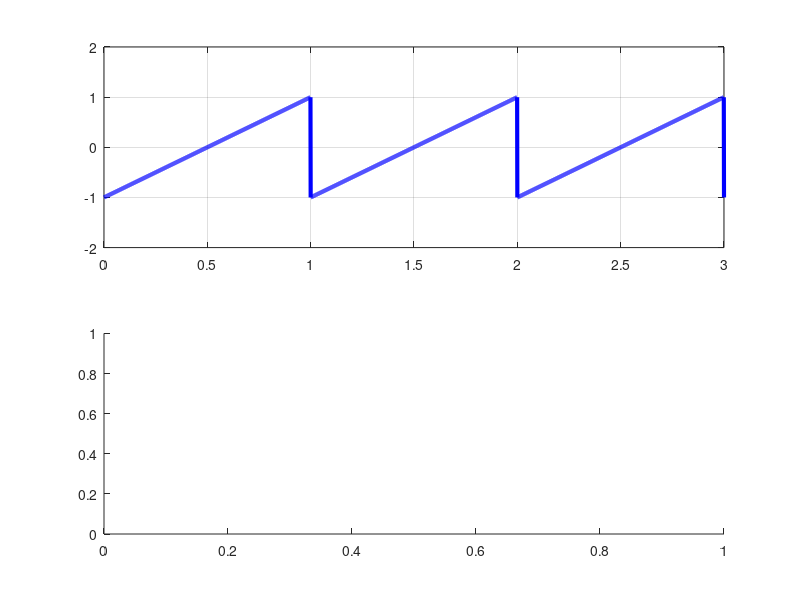

Recreate this plot in MATLAB. (Note: this script raises an error after producing the figure.)
clc; clear all;
t=0:0.001:3;
y=sawtooth(2*pi*t);

subplot(2,1,1);
plot(t,y,'b','linewidth',3);
axis([0 3 -2 2]);
grid on;

subplot(2,1,2);
x=-4:0.001:4;
rect1=heaviside(x+2)-2*heaviside(x-0)-heaviside(x-2)+2*heaviside(x-2);
plot(x,rect1,'linewidth',3);
grid on;
ylim([-1.5 1.5]);